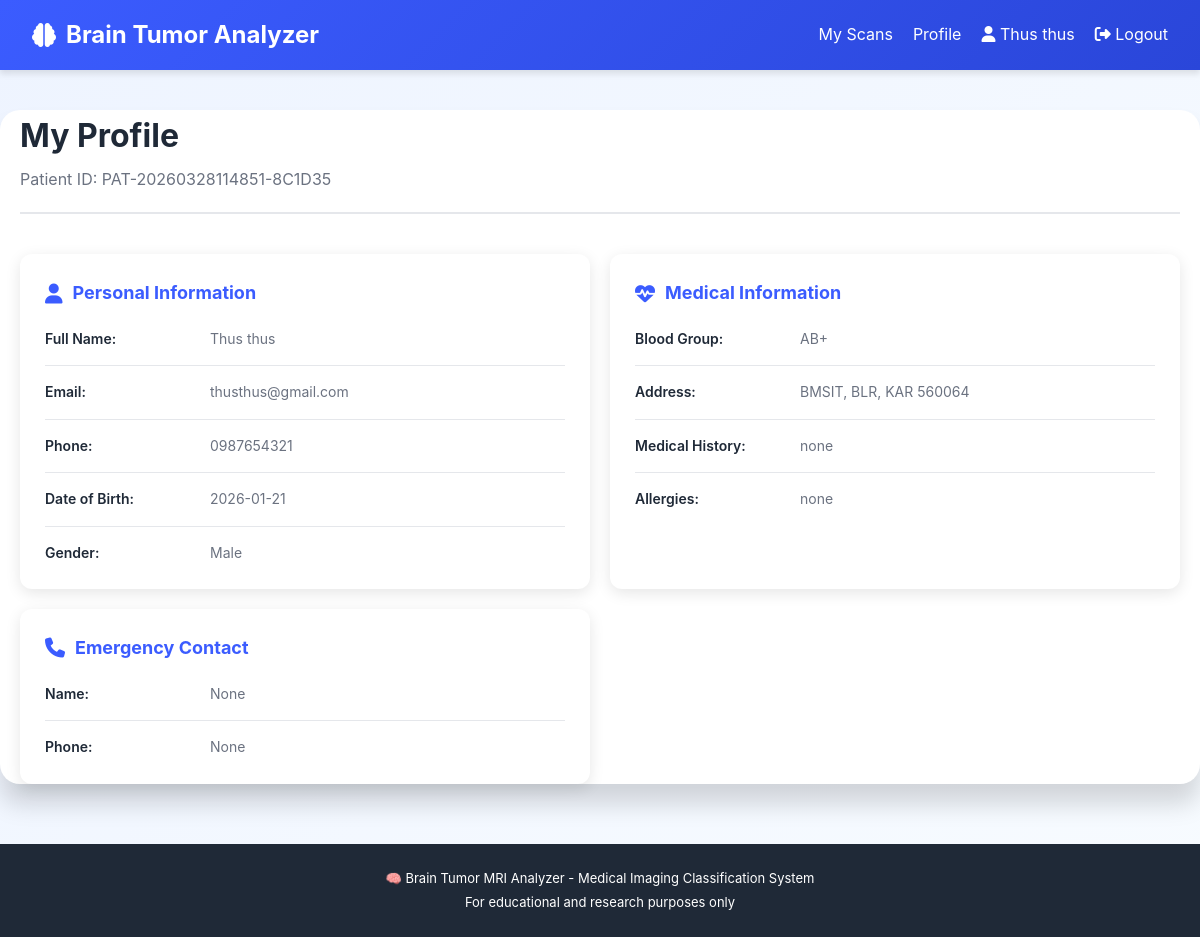
Screenshot of /patient/profile (signed in) with the database file from the repository.
### models.py (models this page shows, shortened)
class Patient(UserMixin, db.Model):
    __tablename__ = 'patients'
    id = db.Column(db.Integer, primary_key=True)
    patient_id = db.Column(db.String(50), unique=True, nullable=False)
    full_name = db.Column(db.String(120), nullable=False)
    email = db.Column(db.String(120), unique=True, nullable=False)
    password_hash = db.Column(db.String(255), nullable=False)
    phone = db.Column(db.String(15), unique=True, nullable=False)
    date_of_birth = db.Column(db.Date, nullable=False)
    gender = db.Column(db.String(10), nullable=False)
    blood_group = db.Column(db.String(5), nullable=True)
    address = db.Column(db.String(255), nullable=True)
    city = db.Column(db.String(50), nullable=True)
    state = db.Column(db.String(50), nullable=True)
    postal_code = db.Column(db.String(10), nullable=True)
    emergency_contact = db.Column(db.String(120), nullable=True)
    emergency_phone = db.Column(db.String(15), nullable=True)
    medical_history = db.Column(db.Text, nullable=True)
    allergies = db.Column(db.Text, nullable=True)
    current_medications = db.Column(db.Text, nullable=True)
    doctor_id = db.Column(db.Integer, db.ForeignKey('doctors.id'), nullable=False)
    created_at = db.Column(db.DateTime, default=datetime.utcnow)
    updated_at = db.Column(db.DateTime, default=datetime.utcnow, onupdate=datetime.utcnow)
    scans = db.relationship('MRIScan', backref='patient', lazy=True, cascade='all, delete-orphan')

### app.py (the view)
@app.route('/patient/profile')
@login_required
def patient_profile():
    if not isinstance(current_user, Patient):
        return redirect(url_for('home'))
    return render_template('patient_profile.html', patient=current_user)

### app.py (called while the page is built, shortened)
@app.after_request
def after_request(response):
    response.headers['Cache-Control'] = 'no-cache, no-store, must-revalidate'
    response.headers['Pragma'] = 'no-cache'
    response.headers['Expires'] = '0'
    return response

@login_manager.user_loader
def load_user(user_id):
    from flask import session
    from models import Doctor, Patient
    if not user_id:
        return None
    try:
        user_id = int(user_id)
    except:
        return None
    user_type = session.get('user_type')
    if user_type == 'patient':
        pat = Patient.query.filter_by(id=user_id).first()
        if pat:
            print(f"✓ Loaded PATIENT from session: {pat.email}")
            return pat
    elif user_type == 'doctor':
        doc = Doctor.query.filter_by(id=user_id).first()
        if doc:
            print(f"✓ Loaded DOCTOR from session: {doc.username}")
            return doc

### templates/patient_profile.html (shortened to what this page needs)
{% extends "base.html" %}
{% block content %}
<div class="container">
    <div class="profile-header">
        <h1>My Profile</h1>
        <p>Patient ID: {{ patient.patient_id }}</p>
    </div>
    <div class="profile-grid">
        <div class="profile-card">
            <h2><i class="fas fa-user"></i> Personal Information</h2>
            <div class="profile-row">
                <span class="label">Full Name:</span>
                <span class="value">{{ patient.full_name }}</span>
            </div>
            <div class="profile-row">
                <span class="label">Email:</span>
                <span class="value">{{ patient.email }}</span>
            </div>
            <div class="profile-row">
                <span class="label">Phone:</span>
                <span class="value">{{ patient.phone }}</span>
            </div>
            <div class="profile-row">
                <span class="label">Date of Birth:</span>
                <span class="value">{{ patient.date_of_birth.strftime('%Y-%m-%d') }}</span>
            </div>
            <div class="profile-row">
                <span class="label">Gender:</span>
                <span class="value">{{ patient.gender }}</span>
            </div>
        </div>
        <div class="profile-card">
            <h2><i class="fas fa-heartbeat"></i> Medical Information</h2>
            <div class="profile-row">
                <span class="label">Blood Group:</span>
                <span class="value">{{ patient.blood_group }}</span>
            </div>
            <div class="profile-row">
                <span class="label">Address:</span>
                <span class="value">{{ patient.address }}, {{ patient.city }}, {{ patient.state }} {{ patient.postal_code }}</span>
            </div>
            <div class="profile-row">
                <span class="label">Medical History:</span>
                <span class="value">{{ patient.medical_history or 'Not recorded' }}</span>
            </div>
            <div class="profile-row">
                <span class="label">Allergies:</span>
                <span class="value">{{ patient.allergies or 'No allergies recorded' }}</span>
            </div>
        </div>
        <div class="profile-card">
            <h2><i class="fas fa-phone"></i> Emergency Contact</h2>
            <div class="profile-row">
                <span class="label">Name:</span>
                <span class="value">{{ patient.emergency_contact }}</span>
            </div>
            <div class="profile-row">
                <span class="label">Phone:</span>
                <span class="value">{{ patient.emergency_phone }}</span>
            </div>
        </div>
    </div>
</div>
{% endblock %}

### templates/base.html (shortened to what this page needs)
<!DOCTYPE html>
<html lang="en">
<head>
    <link rel="stylesheet" href="https://cdnjs.cloudflare.com/ajax/libs/font-awesome/6.4.0/css/all.min.css">
    <link rel="stylesheet" href="{{ url_for('static', filename='style.css') }}">
</head>
<body>
    <nav class="navbar">
        <div class="navbar-container">
            <div class="navbar-brand">
                <i class="fas fa-brain"></i>
                Brain Tumor Analyzer
            </div>
            <ul class="navbar-menu">
                {% if current_user.is_authenticated %}
                    {% if current_user.__class__.__name__ == 'Doctor' %}
                        <li><a href="{{ url_for('doctor_dashboard') }}">Dashboard</a></li>
                        <li><span><i class="fas fa-stethoscope"></i> Dr. {{ current_user.full_name }}</span></li>
                    {% elif current_user.__class__.__name__ == 'Patient' %}
                        <li><a href="{{ url_for('patient_dashboard') }}">My Scans</a></li>
                        <li><a href="{{ url_for('patient_profile') }}">Profile</a></li>
                        <li><span><i class="fas fa-user"></i> {{ current_user.full_name }}</span></li>
                    {% endif %}
                    <li><a href="{{ url_for('logout') }}"><i class="fas fa-sign-out-alt"></i> Logout</a></li>
                {% else %}
                    <li><a href="{{ url_for('home') }}">Home</a></li>
                {% endif %}
            </ul>
        </div>
    </nav>
    {% block content %}{% endblock %}
    <footer class="footer">
        <p>🧠 Brain Tumor MRI Analyzer - Medical Imaging Classification System</p>
        <p>For educational and research purposes only</p>
    </footer>
</body>
</html>

### static/style.css (style rules this page uses)
* { margin: 0; padding: 0; box-sizing: border-box; }
html, body { height: 100%; }
body { font-family: -apple-system, BlinkMacSystemFont, "Segoe UI", Roboto, "Helvetica Neue", Arial, sans-serif; background: linear-gradient(135deg, #eef4ff 0%, #f7fbff 50%, #f0f9ff 100%); color: var(--text-dark); line-height: 1.6; }
.container { width: 100%; max-width: 600px; background: white; border-radius: 20px; box-shadow: var(--shadow-xl); padding: 40px; animation: slideUp 0.5s ease-out; }
.footer { background: rgba(0, 0, 0, 0.8); color: white; text-align: center; padding: 24px 20px; font-size: 13px; margin-top: auto; }
.footer p { margin: 4px 0; }

### templates/base.html (style rules this page uses)
:root { --primary: #3b5cff; --primary-dark: #2a46d9; --success: #10b981; --danger: #ef4444; --warning: #f59e0b; --bg-light: #f3f7ff; --text-dark: #1f2937; --text-light: #6b7280; }
* { margin: 0; padding: 0; box-sizing: border-box; }
body { font-family: -apple-system, BlinkMacSystemFont, "Segoe UI", Roboto, sans-serif; background: linear-gradient(135deg, #eef4ff 0%, #f7fbff 100%); min-height: 100vh; }
.navbar { background: linear-gradient(135deg, var(--primary), var(--primary-dark)); color: white; padding: 1rem 2rem; box-shadow: 0 4px 6px rgba(0, 0, 0, 0.1); }
.navbar-container { max-width: 1200px; margin: 0 auto; display: flex; justify-content: space-between; align-items: center; }
.navbar-brand { font-size: 24px; font-weight: bold; display: flex; align-items: center; gap: 10px; }
.navbar-menu { display: flex; gap: 20px; align-items: center; list-style: none; }
.navbar-menu a { color: white; text-decoration: none; transition: opacity 0.3s; }
.container { max-width: 1200px; margin: 40px auto; padding: 0 20px; }
.footer { background: #1f2937; color: white; text-align: center; padding: 20px; margin-top: 60px; }

### templates/patient_profile.html (style rules this page uses)
.profile-header { margin-bottom: 40px; padding-bottom: 20px; border-bottom: 2px solid #e5e7eb; }
.profile-header h1 { font-size: 32px; color: var(--text-dark); margin-bottom: 5px; }
.profile-header p { color: var(--text-light); }
.profile-grid { display: grid; grid-template-columns: repeat(auto-fit, minmax(400px, 1fr)); gap: 20px; }
.profile-card { background: white; padding: 25px; border-radius: 12px; box-shadow: 0 4px 15px rgba(0, 0, 0, 0.1); }
.profile-card h2 { font-size: 18px; margin-bottom: 20px; color: var(--primary); display: flex; align-items: center; gap: 10px; }
.profile-card h2 i { font-size: 20px; }
.profile-row { display: grid; grid-template-columns: 150px 1fr; gap: 15px; margin-bottom: 15px; padding-bottom: 15px; border-bottom: 1px solid #e5e7eb; }
.profile-row:last-child { border-bottom: none; margin-bottom: 0; padding-bottom: 0; }
.label { font-weight: 600; color: var(--text-dark); font-size: 14px; }
.value { color: var(--text-light); font-size: 14px; }

### rows the page displays
Patient: full_name "Thus thus", patient_id "PAT-20260328114851-8C1D35", email "thusthus@gmail.com", phone "0987654321", date_of_birth "2026-01-21", gender "Male", blood_group "AB+", address "BMSIT", city "BLR", state "KAR", postal_code "560064", medical_history "none", allergies "none", emergency_contact "None", emergency_phone "None"
